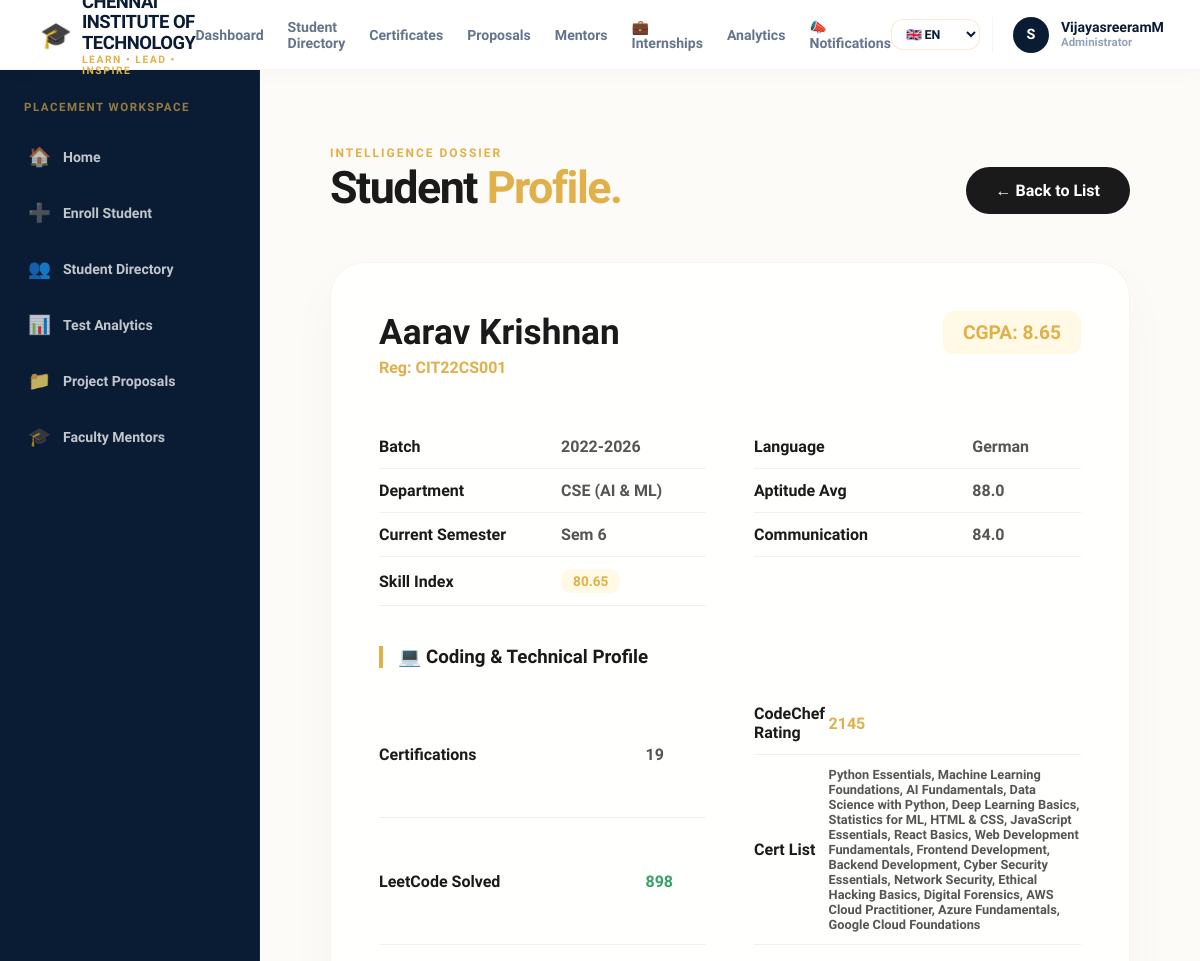
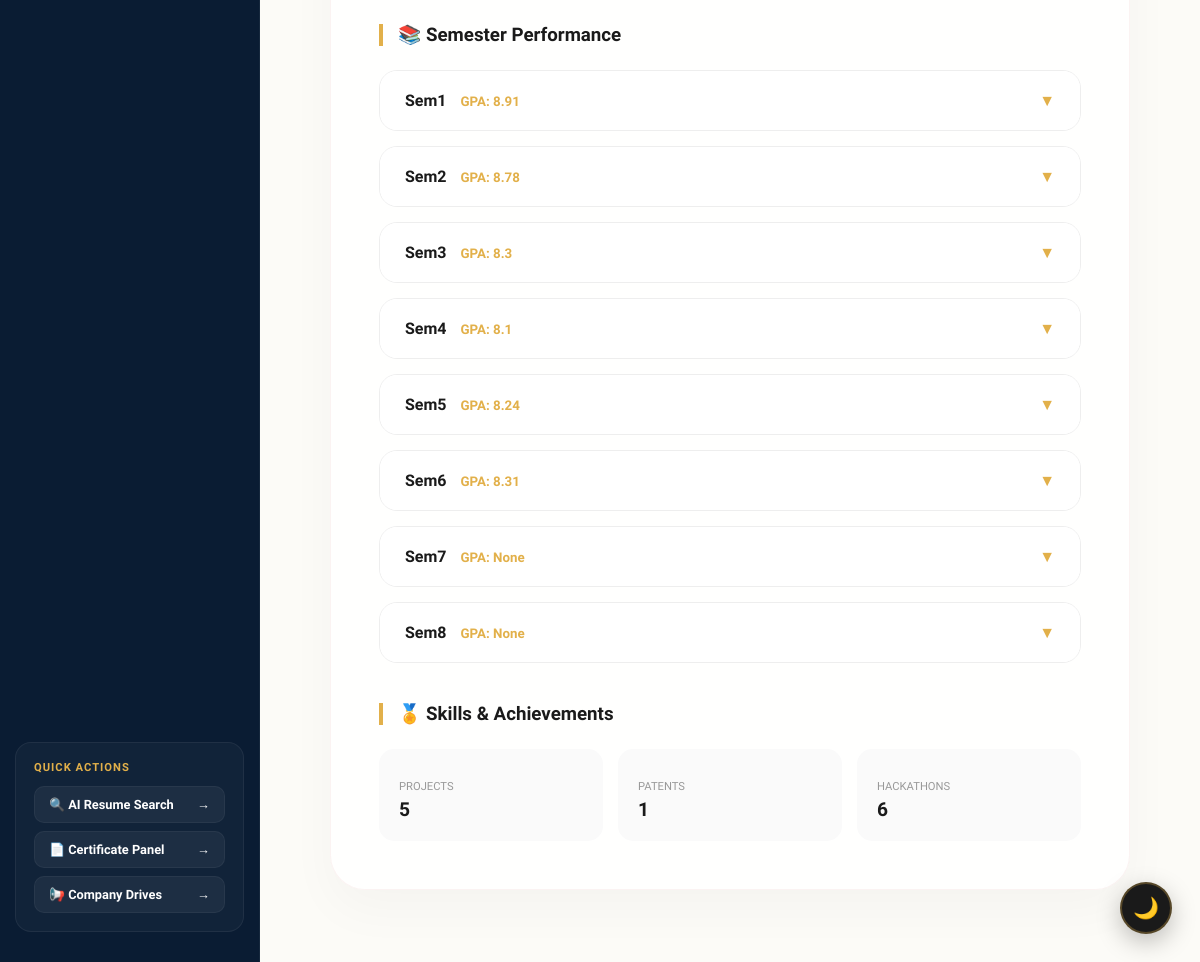
Page /admin/student/CIT22CS001 (signed in) on the earlier database version (2 pictures, top to bottom).
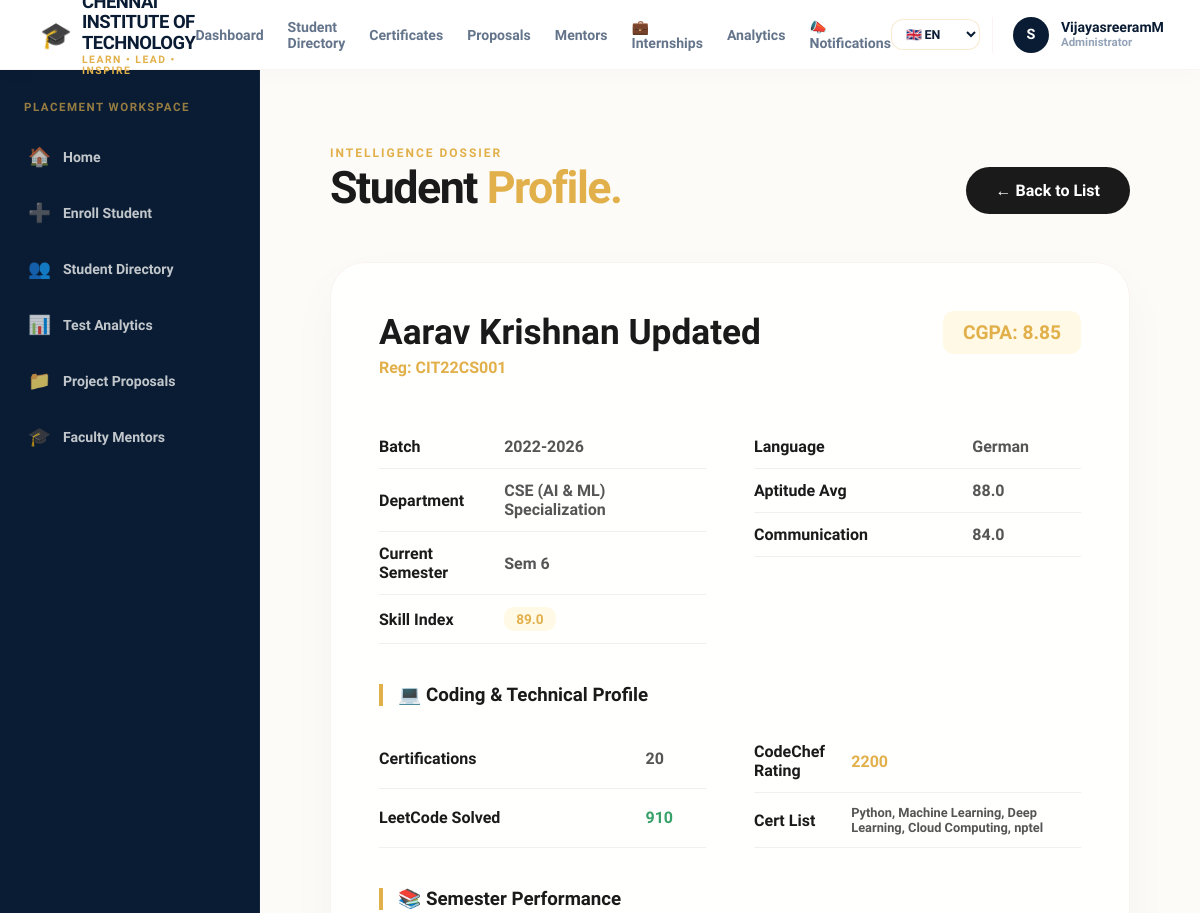
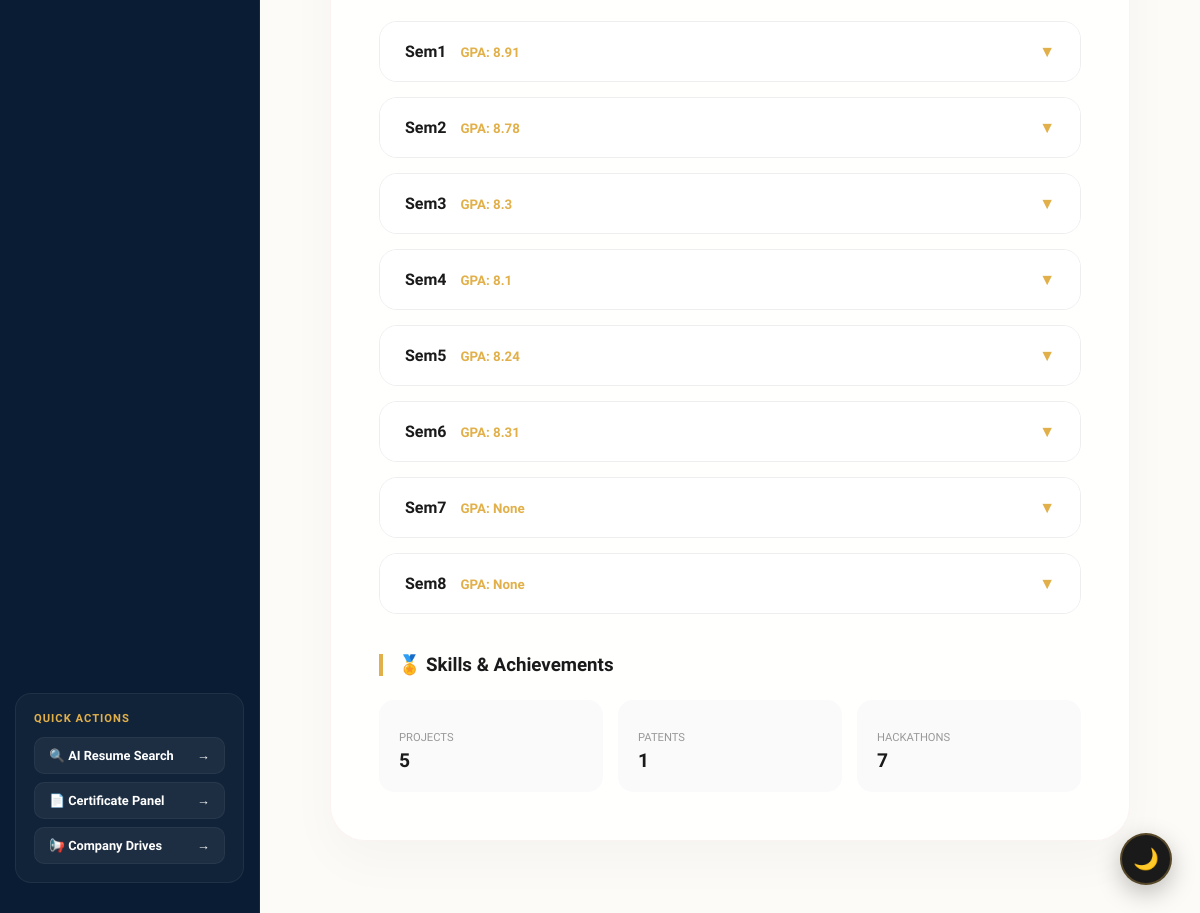
Same page on the later database version (2 pictures, top to bottom).
### models.py (models this page shows)
class Student(db.Model):
    __tablename__ = "students"
    id                          = db.Column(db.Integer, primary_key=True)
    batch                       = db.Column(db.String(20))
    department                  = db.Column(db.String(100))
    student_id                  = db.Column(db.String(50))
    register_number             = db.Column(db.String(50), unique=True, nullable=False, index=True)
    student_name                = db.Column(db.String(200))
    gender                      = db.Column(db.String(20))
    current_sem                 = db.Column(db.Integer)
    foreign_language_known      = db.Column(db.String(100))
    password                    = db.Column(db.Text)
    cgpa                        = db.Column(db.Float)
    sem1_gpa                    = db.Column(db.Float)
    sem2_gpa                    = db.Column(db.Float)
    sem3_gpa                    = db.Column(db.Float)
    sem4_gpa                    = db.Column(db.Float)
    sem5_gpa                    = db.Column(db.Float)
    sem6_gpa                    = db.Column(db.Float)
    sem7_gpa                    = db.Column(db.Float)
    sem8_gpa                    = db.Column(db.Float)
    sem1_subjects               = db.Column(db.Text)
    sem1_ia1                    = db.Column(db.Text)
    sem1_ia2                    = db.Column(db.Text)
    sem1_model                  = db.Column(db.Text)
    sem1_grades                 = db.Column(db.Text)
    sem2_subjects               = db.Column(db.Text)
    sem2_ia1                    = db.Column(db.Text)
    sem2_ia2                    = db.Column(db.Text)
    sem2_model                  = db.Column(db.Text)
    sem2_grades                 = db.Column(db.Text)
    sem3_subjects               = db.Column(db.Text)
    sem3_ia1                    = db.Column(db.Text)
    sem3_ia2                    = db.Column(db.Text)
    sem3_model                  = db.Column(db.Text)
    sem3_grades                 = db.Column(db.Text)
    sem4_subjects               = db.Column(db.Text)
    sem4_ia1                    = db.Column(db.Text)
    sem4_ia2                    = db.Column(db.Text)
    sem4_model                  = db.Column(db.Text)
    sem4_grades                 = db.Column(db.Text)
    sem5_subjects               = db.Column(db.Text)
    sem5_ia1                    = db.Column(db.Text)
    sem5_ia2                    = db.Column(db.Text)
    sem5_model                  = db.Column(db.Text)
    sem5_grades                 = db.Column(db.Text)
    sem6_subjects               = db.Column(db.Text)
    sem6_ia1                    = db.Column(db.Text)
    sem6_ia2                    = db.Column(db.Text)
    sem6_model                  = db.Column(db.Text)
    sem6_grades                 = db.Column(db.Text)
    sem7_subjects               = db.Column(db.Text)
    sem7_ia1                    = db.Column(db.Text)
    sem7_ia2                    = db.Column(db.Text)
    sem7_model                  = db.Column(db.Text)
    sem7_grades                 = db.Column(db.Text)
    sem8_subjects               = db.Column(db.Text)
    sem8_ia1                    = db.Column(db.Text)
    sem8_ia2                    = db.Column(db.Text)
    sem8_model                  = db.Column(db.Text)
    sem8_grades                 = db.Column(db.Text)
    projects_done               = db.Column(db.Integer, default=0)
    research_papers_published   = db.Column(db.Integer, default=0)
    review_papers_published     = db.Column(db.Integer, default=0)
    patents_granted             = db.Column(db.Integer, default=0)
    hackathons_participated     = db.Column(db.Integer, default=0)
    hackathons_won_top100       = db.Column(db.Integer, default=0)
    weekly_aptitude_avg         = db.Column(db.Float, default=0)
    avg_communication_score     = db.Column(db.Float, default=0)
    number_of_certifications    = db.Column(db.Integer, default=0)
    leetcode_problems_solved    = db.Column(db.Integer, default=0)
    codechef_rating             = db.Column(db.Integer, default=0)
    certifications_list         = db.Column(db.Text)
    certifications_list_with_date = db.Column(db.Text)
    certificate_course_level    = db.Column(db.Text)
    certificate_platform        = db.Column(db.Text)
    certificate_domain          = db.Column(db.Text)
    certificate_completion_year = db.Column(db.Text)
    skill_index                 = db.Column(db.Float, default=0)
    skill_level                 = db.Column(db.String(50))
    resume_email                = db.Column(db.String(100), nullable=True)
    resume_phone                = db.Column(db.String(50), nullable=True)
    resume_linkedin             = db.Column(db.String(200), nullable=True)
    resume_github               = db.Column(db.String(200), nullable=True)
    resume_summary              = db.Column(db.Text, nullable=True)
    resume_work_experience      = db.Column(db.Text, nullable=True)
    is_active                   = db.Column(db.Boolean, default=True, nullable=False, index=True)
    deleted_at                  = db.Column(db.DateTime, nullable=True)
    deleted_by                  = db.Column(db.String(100), nullable=True)
    certificates  = db.relationship("Certificate", backref="student", lazy=True,
                                    foreign_keys="Certificate.register_number",
                                    primaryjoin="Student.register_number == Certificate.register_number",
                                    cascade="all, delete-orphan")
    test_results  = db.relationship("TestResult", backref="student", lazy=True,
                                    foreign_keys="TestResult.register_number",
                                    primaryjoin="Student.register_number == TestResult.register_number",
                                    cascade="all, delete-orphan")
    def to_dict(self):
        return {
            "Batch":                          self.batch,
            "Department":                     self.department,
            "Student_ID":                     self.student_id,
            "Register_Number":                self.register_number,
            "Student_Name":                   self.student_name,
            "Gender":                         self.gender,
            "Current_Sem":                    self.current_sem,
            "Foreign_Language_Known":         self.foreign_language_known,
            "Password":                       self.password,
            "CGPA":                           self.cgpa,
            "Sem1_GPA": self.sem1_gpa, "Sem2_GPA": self.sem2_gpa,
            "Sem3_GPA": self.sem3_gpa, "Sem4_GPA": self.sem4_gpa,
            "Sem5_GPA": self.sem5_gpa, "Sem6_GPA": self.sem6_gpa,
            "Sem7_GPA": self.sem7_gpa, "Sem8_GPA": self.sem8_gpa,
            "Sem1_Subjects": self.sem1_subjects, "Sem1_IA1": self.sem1_ia1,
            "Sem1_IA2": self.sem1_ia2, "Sem1_Model": self.sem1_model, "Sem1_Grades": self.sem1_grades,
            "Sem2_Subjects": self.sem2_subjects, "Sem2_IA1": self.sem2_ia1,
            "Sem2_IA2": self.sem2_ia2, "Sem2_Model": self.sem2_model, "Sem2_Grades": self.sem2_grades,
            "Sem3_Subjects": self.sem3_subjects, "Sem3_IA1": self.sem3_ia1,
            "Sem3_IA2": self.sem3_ia2, "Sem3_Model": self.sem3_model, "Sem3_Grades": self.sem3_grades,
            "Sem4_Subjects": self.sem4_subjects, "Sem4_IA1": self.sem4_ia1,
            "Sem4_IA2": self.sem4_ia2, "Sem4_Model": self.sem4_model, "Sem4_Grades": self.sem4_grades,
            "Sem5_Subjects": self.sem5_subjects, "Sem5_IA1": self.sem5_ia1,
            "Sem5_IA2": self.sem5_ia2, "Sem5_Model": self.sem5_model, "Sem5_Grades": self.sem5_grades,
            "Sem6_Subjects": self.sem6_subjects, "Sem6_IA1": self.sem6_ia1,
            "Sem6_IA2": self.sem6_ia2, "Sem6_Model": self.sem6_model, "Sem6_Grades": self.sem6_grades,
            "Sem7_Subjects": self.sem7_subjects, "Sem7_IA1": self.sem7_ia1,
            "Sem7_IA2": self.sem7_ia2, "Sem7_Model": self.sem7_model, "Sem7_Grades": self.sem7_grades,
            "Sem8_Subjects": self.sem8_subjects, "Sem8_IA1": self.sem8_ia1,
            "Sem8_IA2": self.sem8_ia2, "Sem8_Model": self.sem8_model, "Sem8_Grades": self.sem8_grades,
            "Projects_Done":                  self.projects_done,
            "Research_Papers_Published":      self.research_papers_published,
            "Review_Papers_Published":        self.review_papers_published,
            "Patents_Granted":                self.patents_granted,
            "Hackathons_Participated":        self.hackathons_participated,
            "Hackathons_Won_Top100":          self.hackathons_won_top100,
            "Weekly_Aptitude_Avg":            self.weekly_aptitude_avg,
            "Avg_Communication_Score":        self.avg_communication_score,
            "Number_of_Certifications":       self.number_of_certifications,
            "LeetCode_Problems_Solved":       self.leetcode_problems_solved,
            "CodeChef_Rating":                self.codechef_rating,
            "Certifications_List":            self.certifications_list,
            "Certifications_List_With_Date":  self.certifications_list_with_date,
            "Certificate_Course_Level":       self.certificate_course_level,
            "Certificate_Platform":           self.certificate_platform,
            "Certificate_Domain":             self.certificate_domain,
            "Certificate_Completion_Year":    self.certificate_completion_year,
            "skill_index":                    self.skill_index,
            "skill_level":                    self.skill_level,
            "deleted_at":                     self.deleted_at.isoformat() if self.deleted_at else None,
            "deleted_by":                     self.deleted_by,
        }

### blueprints/admin.py (the view)
@admin_bp.route("/student/<reg_no>")
@admin_required
def student_profile(reg_no):
    df = read_master_df()
    if df.empty:
        flash("No student data available.")
        return redirect(url_for("admin.view_students"))
    reg_no = str(reg_no)
    student = df[df["Register_Number"].astype(str) == reg_no]
    if student.empty:
        flash("Student not found.")
        return redirect(url_for("admin.view_students"))
    student_data = student.to_dict(orient="records")[0]
    semesters = []
    for i in range(1, 11):
        if f"Sem{i}_GPA" in df.columns:
            semesters.append(f"Sem{i}")
    return render_template(
        "student_profile.html",
        student=student_data,
        semesters=semesters
    )

### utils.py (called while the page is built)
def _db_available():
    try:
        from models import Admin, db
        db.session.execute(db.select(Admin).limit(1))
        return True
    except Exception:
        return False

def _students_to_df(students):
    if not students:
        return pd.DataFrame()
    return pd.DataFrame([s.to_dict() for s in students])

def read_master_df():
    if _db_available():
        from models import Student
        return _students_to_df(Student.query.filter_by(is_active=True).all())
    if not os.path.exists(MASTER_CSV):
        return pd.DataFrame()
    return pd.read_csv(MASTER_CSV)

### templates/student_profile.html (shortened to what the changed rows need)
{% extends 'base.html' %}
{% block content %}
<div class="elephant-profile-wrapper">
    {% if student %}
    <header class="giraffe-header">
        <div>
            <span style="color: var(--primary-gold); font-weight: 800; text-transform: uppercase; letter-spacing: 2px; font-size: 0.75rem;">Intelligence Dossier</span>
            <h2>Student <span>Profile.</span></h2>
        </div>
        <a href="{{ url_for('admin.view_students') }}" class="lion-back-btn">← Back to List</a>
    </header>
    <div class="gazelle-profile-card">
        <div style="display: flex; justify-content: space-between; align-items: flex-start; margin-bottom: 2rem;">
            <div>
                <h1 style="font-weight: 900; color: var(--dark); margin: 0; font-size: 2.2rem;">{{ student.Student_Name }}</h1>
                <p style="color: var(--primary-gold); font-weight: 800; margin-top: 5px;">Reg: {{ student.Register_Number }}</p>
            </div>
            <div style="text-align: right;">
                <span class="owl-pill" style="font-size: 1.2rem; padding: 10px 20px;">CGPA: {{ student.CGPA }}</span>
            </div>
        </div>
        <div style="display: grid; grid-template-columns: 1fr 1fr; gap: 3rem;">
            <div>
                <table class="zebra-info-table">
                    <tr><td><b>Batch</b></td><td>{{ student.Batch }}</td></tr>
                    <tr><td><b>Department</b></td><td>{{ student.Department }}</td></tr>
                    <tr><td><b>Current Semester</b></td><td>Sem {{ student.Current_Sem }}</td></tr>
                    <tr><td><b>Skill Index</b></td><td><span class="owl-pill">{{ student.skill_index }}</span></td></tr>
                </table>
            </div>
            <div>
                <table class="zebra-info-table">
                    <tr><td><b>Language</b></td><td>{{ student.Foreign_Language_Known }}</td></tr>
                    <tr><td><b>Aptitude Avg</b></td><td>{{ student.Weekly_Aptitude_Avg }}</td></tr>
                    <tr><td><b>Communication</b></td><td>{{ student.Avg_Communication_Score }}</td></tr>
                </table>
            </div>
        </div>
        <h3>💻 Coding & Technical Profile</h3>
        <div style="display: grid; grid-template-columns: 1fr 1fr; gap: 3rem;">
            <table class="zebra-info-table">
                <tr><td><b>Certifications</b></td><td>{{ student.Number_of_Certifications }}</td></tr>
                <tr><td><b>LeetCode Solved</b></td><td style="color: #38a169;">{{ student.LeetCode_Problems_Solved }}</td></tr>
            </table>
            <table class="zebra-info-table">
                <tr><td><b>CodeChef Rating</b></td><td style="color: var(--primary-gold);">{{ student.CodeChef_Rating }}</td></tr>
                <tr><td><b>Cert List</b></td><td style="font-size: 0.8rem;">{{ student.Certifications_List }}</td></tr>
            </table>
        </div>
        <h3>📚 Semester Performance</h3>
        <div class="semester-section">
            {% for sem in semesters %}
            {% set gpa_key = sem + '_GPA' %}
            {% set subjects = student.get(sem + '_Subjects', '') %}
            {% set ia1 = student.get(sem + '_IA1', '') %}
            {% set ia2 = student.get(sem + '_IA2', '') %}
            {% set model = student.get(sem + '_Model', '') %}
            {% set grades = student.get(sem + '_Grades', '') %}
            <div class="python-sem-box">
                <div class="semester-header" onclick="toggleSemester('{{ sem }}')">
                    <span style="font-weight: 800; color: var(--dark);">
                        {{ sem|capitalize }} <small style="color: var(--primary-gold); margin-left: 10px;">GPA: {{ student[gpa_key] if gpa_key in student else 'N/A' }}</small>
                    </span>
                    <span class="arrow" id="arrow-{{ sem }}" style="color: var(--primary-gold);">▼</span>
                </div>
                            {% set subject_list = (subjects|string).split(',') if subjects else [] %}
                            {% set ia1_list = (ia1|string).split(',') if ia1 else [] %}
                            {% set ia2_list = (ia2|string).split(',') if ia2 else [] %}
                            {% set model_list = (model|string).split(',') if model else [] %}
                            {% set grade_list = (grades|string).split(',') if grades else [] %}
            </div>
            {% endfor %}
        </div>
        <h3>🏅 Skills & Achievements</h3>
        <div style="display: grid; grid-template-columns: repeat(3, 1fr); gap: 15px;">
            <div style="background: #fafafa; padding: 20px; border-radius: 15px;">
                <p style="font-size: 0.7rem; color: #999; margin-bottom: 5px;">PROJECTS</p>
                <b style="font-size: 1.2rem;">{{ student.Projects_Done }}</b>
            </div>
            <div style="background: #fafafa; padding: 20px; border-radius: 15px;">
                <p style="font-size: 0.7rem; color: #999; margin-bottom: 5px;">PATENTS</p>
                <b style="font-size: 1.2rem;">{{ student.Patents_Granted }}</b>
            </div>
            <div style="background: #fafafa; padding: 20px; border-radius: 15px;">
                <p style="font-size: 0.7rem; color: #999; margin-bottom: 5px;">HACKATHONS</p>
                <b style="font-size: 1.2rem;">{{ student.Hackathons_Participated }}</b>
            </div>
        </div>
    </div>
    {% else %}
    <div class="gazelle-profile-card" style="text-align: center; padding: 100px;">
        <p style="color: #e11d48; font-weight: 800;">Student data not found in the master database.</p>
    </div>
    {% endif %}
</div>
{% endblock %}

Differences in the rows shown:
changed Student "CIT22CS001": Student_Name "Aarav Krishnan" → "Aarav Krishnan Updated"; Department "CSE (AI & ML)" → "CSE (AI & ML) Specialization"; Certifications_List "Python Essentials, Machine Learning Foundations, AI Fundamentals, Data Science with Python, Deep Learning Basics, Statistics for ML, HTML & CSS, JavaScript Essentials, React Basics, Web Development Fundamentals, Frontend Development, Backend Development, Cyber Security Essentials, Network Security, Ethical Hacking Basics, Digital Forensics, AWS Cloud Practitioner, Azure Fundamentals, Google Cloud Foundations" → "Python, Machine Learning, Deep Learning, Cloud Computing, nptel"
Other differences:
{{ student.CGPA }}: "8.65" → "8.85"
{{ student.skill_index }}: "80.65" → "89.0"
{{ student.Number_of_Certifications }}: "19" → "20"
{{ student.LeetCode_Problems_Solved }}: "898" → "910"
{{ student.CodeChef_Rating }}: "2145" → "2200"
{{ student.Hackathons_Participated }}: "6" → "7"
